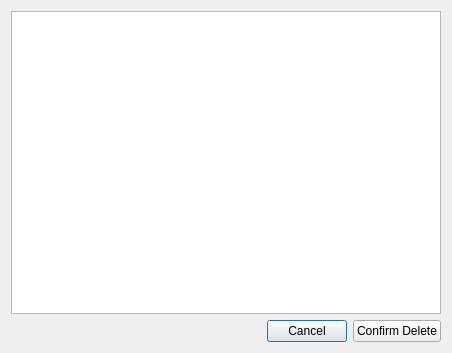
<?xml version="1.0" encoding="UTF-8"?>
<ui version="4.0">
 <class>NullGeometryConfirmation</class>
 <widget class="QDialog" name="NullGeometryConfirmation">
  <property name="geometry">
   <rect>
    <x>0</x>
    <y>0</y>
    <width>452</width>
    <height>353</height>
   </rect>
  </property>
  <property name="windowTitle">
   <string>Empty Geometries</string>
  </property>
  <layout class="QVBoxLayout" name="verticalLayout">
   <item>
    <widget class="QTextBrowser" name="teNullGeometry"/>
   </item>
   <item>
    <layout class="QHBoxLayout" name="horizontalLayout">
     <item>
      <spacer name="horizontalSpacer">
       <property name="orientation">
        <enum>Qt::Horizontal</enum>
       </property>
       <property name="sizeHint" stdset="0">
        <size>
         <width>40</width>
         <height>20</height>
        </size>
       </property>
      </spacer>
     </item>
     <item>
      <widget class="QPushButton" name="pbCancel">
       <property name="text">
        <string>Cancel</string>
       </property>
      </widget>
     </item>
     <item>
      <widget class="QPushButton" name="pbConfirm">
       <property name="text">
        <string>Confirm Delete</string>
       </property>
      </widget>
     </item>
    </layout>
   </item>
  </layout>
 </widget>
 <resources/>
 <connections/>
</ui>
